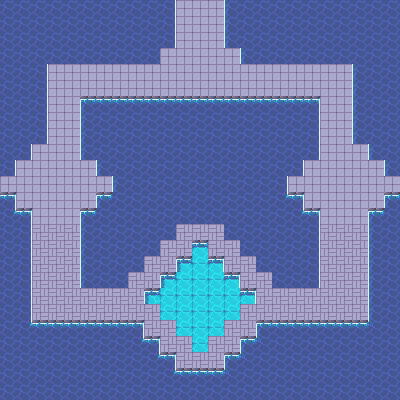

Tiled map render using the project's own tile images. Description and the map definition, with tile-layer contents summarised, below:
An orthogonal 25x25 tile map with 16x16 px tiles, 3 tile layers (Base, Building, Meta) and 42 objects (3x WaterGhost, Town, Life/!).

<map version="1.5" tiledversion="1.7.2" orientation="orthogonal" renderorder="right-down" width="25" height="25" tilewidth="16" tileheight="16" infinite="0" nextlayerid="8" nextobjectid="50">
 <tileset firstgid="1" source="Water Dungeon.tsx" />
 <layer id="1" name="Base" width="25" height="25">
  <data>[625 cells, 625 non-empty, 20 distinct tile ids]</data>
 </layer>
 <layer id="2" name="Building" width="25" height="25">
  <data>[625 cells, 0 non-empty, 0 distinct tile ids]</data>
 </layer>
 <layer id="3" name="Meta" width="25" height="25">
  <data>[625 cells, 0 non-empty, 0 distinct tile ids]</data>
 </layer>
 <objectgroup id="4" name="Path">
  <object id="44" type="Town" x="177.375" y="0.125" width="45.125" height="16.375">
   <properties>
    <property name="SpawnPos" value="240,435" />
   </properties>
  </object>
 </objectgroup>
 <objectgroup id="5" name="Collision">
  <object id="1" x="175.839" y="96.1822" width="48.0811" height="128.425" />
  <object id="2" x="79.6772" y="96.1621" width="239.718" height="63.5357" />
  <object id="4" x="96.1621" y="157.637" width="207.435" height="18.2021" />
  <object id="6" x="112.647" y="175.152" width="175.152" height="17.8587" />
  <object id="8" x="271.658" y="225.294" width="49.1316" height="63.8791" />
  <object id="9" x="80.0496" y="224.951" width="48.0521" height="63.5357" />
  <object id="10" x="0" y="176.183" width="0.686872" height="20.6062" />
  <object id="11" x="399.416" y="175.839" width="1.03031" height="18.889" />
  <object id="12" x="368.729" y="223.577" width="33.0912" height="100.97" />
  <object id="13" x="368.163" y="208.466" width="36.4042" height="17.8587" />
  <object id="14" x="383.962" y="192.668" width="23.6971" height="21.6365" />
  <object id="15" x="383.962" y="159.698" width="22.6668" height="17.1718" />
  <object id="16" x="352.325" y="61.556" width="54.3033" height="82.3438" />
  <object id="17" x="367.477" y="128.789" width="41.5558" height="31.9396" />
  <object id="18" x="223.577" y="-2.06062" width="181.334" height="50.8285" />
  <object id="19" x="239.718" y="41.2123" width="169.314" height="23.0102" />
  <object id="21" x="-2.06062" y="-1.71718" width="177.556" height="49.4548" />
  <object id="22" x="-1.03031" y="20.2627" width="161.859" height="43.4548" />
  <object id="24" x="-6.52529" y="60.4448" width="53.9195" height="83.7983" />
  <object id="25" x="-8.24247" y="129.475" width="38.8083" height="31.5961" />
  <object id="26" x="-6.52529" y="152.142" width="21.293" height="24.0405" />
  <object id="27" x="-3.43436" y="193.355" width="19.5759" height="24.384" />
  <object id="28" x="-7.21216" y="209.153" width="38.8083" height="27.8183" />
  <object id="29" x="-7.55559" y="223.92" width="39.7364" height="118.142" />
  <object id="30" x="22.8891" y="320.082" width="119.98" height="81.7378" />
  <object id="31" x="141.839" y="336.224" width="17.8587" height="65.2529" />
  <object id="32" x="158.667" y="352.022" width="17.5152" height="51.172" />
  <object id="33" x="175.839" y="368.85" width="75.2125" height="42.9295" />
  <object id="34" x="223.233" y="350.992" width="65.2529" height="62.8488" />
  <object id="35" x="240.405" y="336.224" width="150.082" height="80.0206" />
  <object id="36" x="256.547" y="320.163" width="114.384" height="32.2022" />
  <object id="37" x="96.1621" y="193.355" width="47.3942" height="78.9903" />
  <object id="38" x="79.6772" y="209.839" width="80.364" height="46.3639" />
  <object id="39" x="154.203" y="218.769" width="20.9496" height="20.6062" />
  <object id="41" x="223.233" y="193.011" width="81.7378" height="47.0507" />
  <object id="42" x="240.749" y="209.496" width="79.6772" height="47.3942" />
  <object id="43" x="255.86" y="240.405" width="49.4548" height="31.9396" />
 </objectgroup>
 <objectgroup id="6" name="Interactable">
  <object id="49" type="Life/!" x="192.364" y="288.182">
   <properties>
    <property name="Text" value="Life" />
   </properties>
   <point />
  </object>
 </objectgroup>
 <objectgroup id="7" name="Enemy">
  <object id="46" type="WaterGhost" x="38.7273" y="193.818">
   <point />
  </object>
  <object id="47" type="WaterGhost" x="68.9091" y="172.909">
   <point />
  </object>
  <object id="48" type="WaterGhost" x="348.182" y="192">
   <point />
  </object>
 </objectgroup>
</map>
